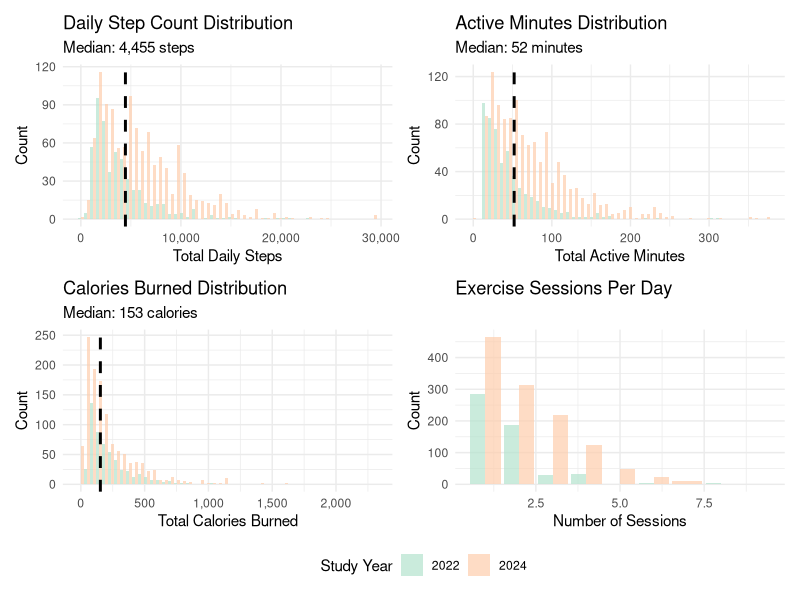
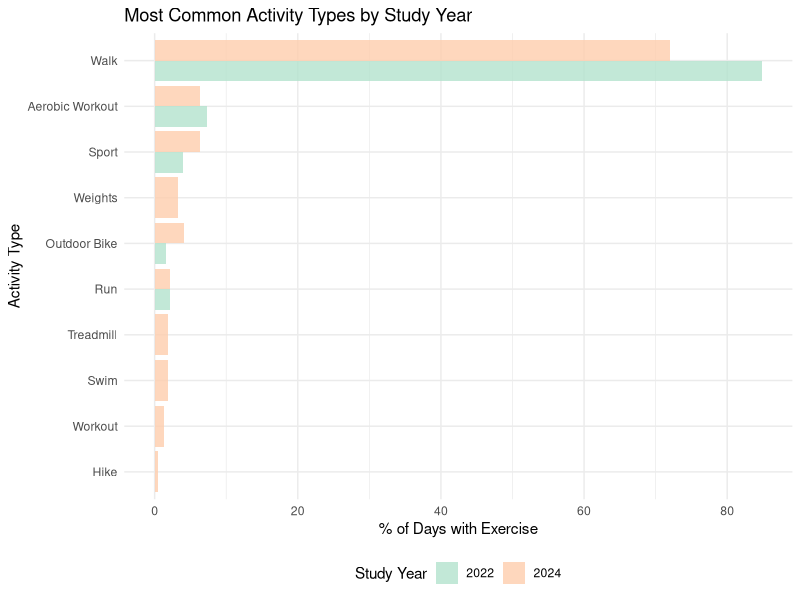
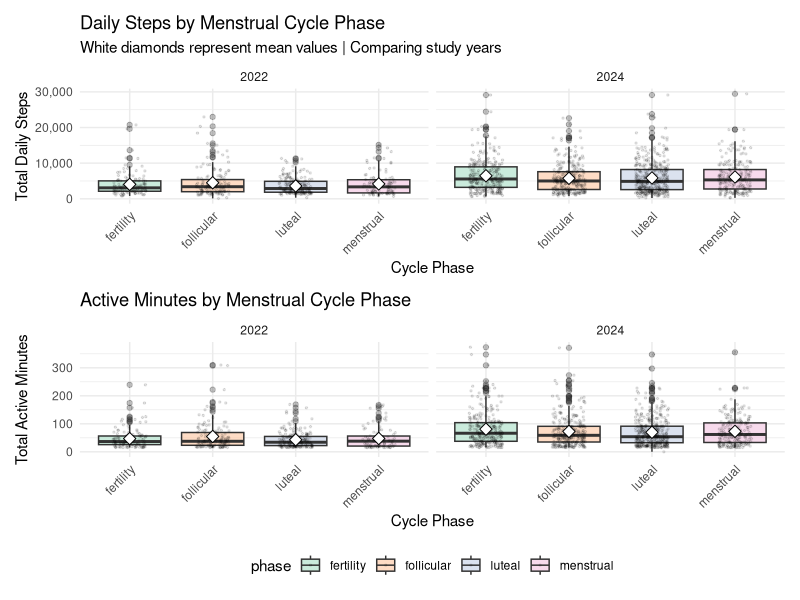
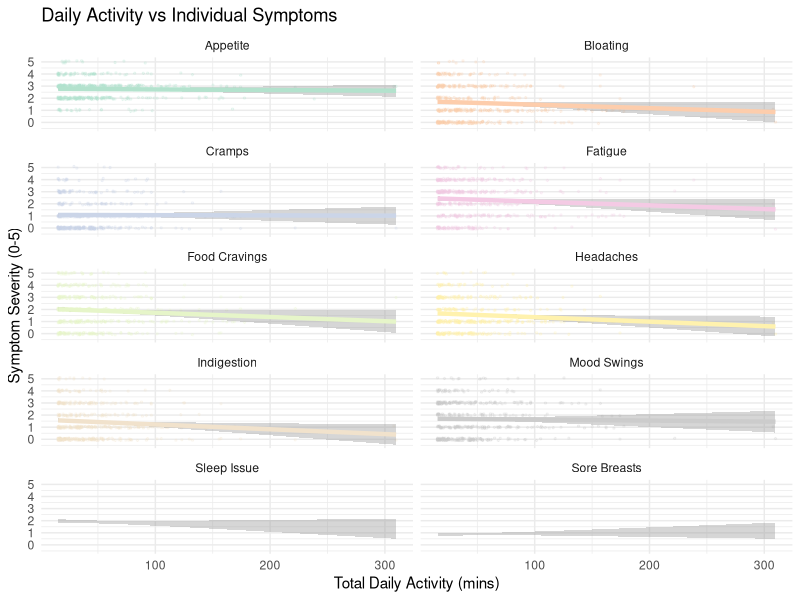
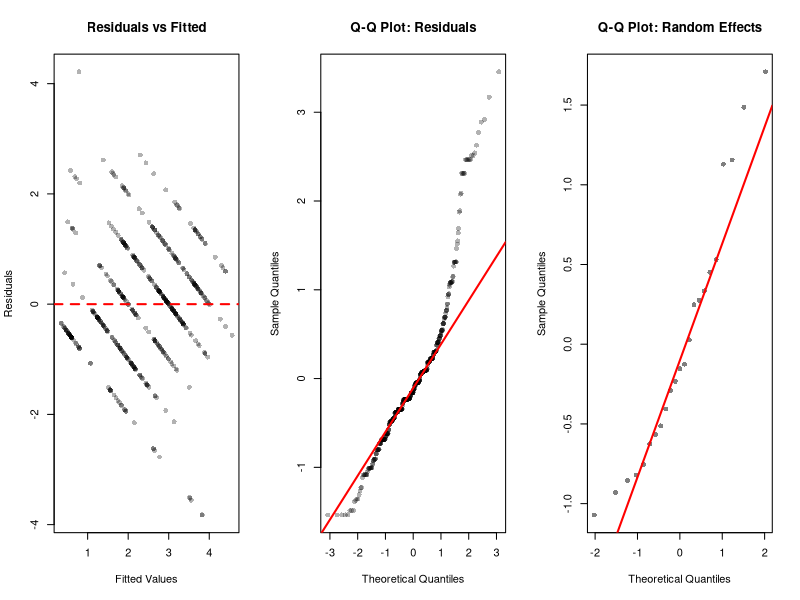

These figures' R source, in order:
## ---- chunk 1
# Loading libraries
library(tidyverse)
library(lme4)
library(lmerTest)
library(broom.mixed)
library(knitr)
library(kableExtra)
library(patchwork)
library(scales)

# Setting plot theme
theme_set(theme_minimal() + theme(legend.position = "bottom"))
options(
  ggplot2.discrete.colour = function(...) scale_colour_brewer(..., palette = "Pastel2"),
  ggplot2.discrete.fill   = function(...) scale_fill_brewer(..., palette = "Pastel2"),

  ggplot2.continuous.colour = function(...) scale_colour_distiller(..., palette = "PuRd"),
  ggplot2.continuous.fill   = function(...) scale_fill_distiller(..., palette = "PuRd")
)
## ---- chunk 2
# Outlier check: Identifying and viewing extreme observations
extreme_obs = read.csv("./clean_data/all_daily_data.csv") |> 
  distinct(id, study_interval, day_in_study, .keep_all = TRUE) |> 
  filter(total_steps >= 50000 | # unlikely to complete more than 50000 steps a day
         total_active_min >= 1440 | # cannot have active exercise minutes for more than 24 hours
         total_calories >= 10000) |> # unlikely to burn more than 10000 calories in a day
  select(id, study_interval, day_in_study, 
         total_steps, total_active_min, total_calories) |> 
  arrange(desc(total_steps))

# Displaying extreme observations
  kable(extreme_obs,
        caption = "Outliers with Extreme Values",
        col.names = c("ID", "Year", "Day", "Steps", "Active Min", 
                     "Calories")) |> 
  kable_styling(bootstrap_options = c("striped", "hover"))
## ---- chunk 3
# Loading data
all_daily_data = read.csv("./clean_data/all_daily_data.csv") |> 
  distinct(id, study_interval, day_in_study, .keep_all = TRUE)

# Exercise descriptives
overall_desc = all_daily_data |> 
  summarise(
    Variable = c("Daily Steps", "Active Minutes/Day", "Calories Burned", 
                 "Exercise Sessions/Day", "Days with Activity (%)"),
    Mean = c(mean(total_steps, na.rm = TRUE),
             mean(total_active_min, na.rm = TRUE),
             mean(total_calories, na.rm = TRUE),
             mean(n_sessions, na.rm = TRUE),
             NA),
    SD = c(sd(total_steps, na.rm = TRUE),
           sd(total_active_min, na.rm = TRUE),
           sd(total_calories, na.rm = TRUE),
           sd(n_sessions, na.rm = TRUE),
           NA),
    Median = c(median(total_steps, na.rm = TRUE),
               median(total_active_min, na.rm = TRUE),
               median(total_calories, na.rm = TRUE),
               median(n_sessions, na.rm = TRUE),
               NA),
    IQR = c(IQR(total_steps, na.rm = TRUE),
            IQR(total_active_min, na.rm = TRUE),
            IQR(total_calories, na.rm = TRUE),
            IQR(n_sessions, na.rm = TRUE),
            NA),
    Percent = c(NA, NA, NA, NA,
                mean(total_steps > 0, na.rm = TRUE) * 100)
  ) |> 
  mutate(
    Mean = ifelse(!is.na(Mean), sprintf("%.1f", Mean), ""),
    SD = ifelse(!is.na(SD), sprintf("%.1f", SD), ""),
    Median = ifelse(!is.na(Median), sprintf("%.1f", Median), ""),
    IQR = ifelse(!is.na(IQR), sprintf("%.1f", IQR), ""),
    Percent = ifelse(!is.na(Percent), sprintf("%.1f%%", Percent), "")
  )

kable(overall_desc,
      caption = "Descriptive Statistics: Exercise Metrics",
      align = c("l", "r", "r", "r", "r", "r")) %>%
  kable_styling(bootstrap_options = c("striped", "hover"), full_width = FALSE)
## ---- chunk 4
# Comparison by study year
year_comp = all_daily_data |> 
  group_by(study_interval) |> 
  summarise(
    `N Days` = n(),
    `N Participants` = n_distinct(id),
    `Mean Steps` = round(mean(total_steps, na.rm = TRUE), 0),
    `SD Steps` = round(sd(total_steps, na.rm = TRUE), 0),
    `Mean Active Min` = round(mean(total_active_min, na.rm = TRUE), 1),
    `SD Active Min` = round(sd(total_active_min, na.rm = TRUE), 1),
    `% Days Active` = round(mean(exercised_flag, na.rm = TRUE) * 100, 1)
  ) |> 
  rename(Year = study_interval)

kable(year_comp,
      caption = "Exercise Metrics by Study Year",
      align = c("c", rep("r", 7))) %>%
  kable_styling(bootstrap_options = c("striped", "hover"), full_width = FALSE)
## ---- chunk 5
# Symptom descriptives
symptom_desc = all_daily_data |> 
  summarise(
    across(c(cramps_score, fatigue_score, moodswing_score,
             sleepissue_score, bloating_score, appetite_score, 
             sorebreasts_score, foodcravings_score, indigestion_score),
           list(mean = ~mean(.x, na.rm = TRUE),
                sd = ~sd(.x, na.rm = TRUE),
                median = ~median(.x, na.rm = TRUE)),
           .names = "{.col}_{.fn}")
  ) |> 
  pivot_longer(everything(),
               names_to = c("symptom", ".value"),
               names_pattern = "(.+)_score_(.+)") %>%
  mutate(
    symptom = str_to_title(str_replace_all(symptom, "_", " ")),
    across(where(is.numeric), ~round(.x, 2))
  )

kable(symptom_desc,
      col.names = c("Symptom", "Mean", "SD", "Median"),
      caption = "Descriptive Statistics: Symptom Severity (0-5 scale)",
      align = c("l", "r", "r", "r")) %>%
  kable_styling(bootstrap_options = c("striped", "hover"), full_width = FALSE)
## ---- chunk 6

exercise_analysis = all_daily_data

p1 = ggplot(exercise_analysis |> filter(total_steps > 0, total_steps < 50000), 
             aes(x = total_steps, fill = factor(study_interval))) +
  geom_histogram(bins = 50, alpha = 0.7, position = "dodge") +
  geom_vline(xintercept = median(exercise_analysis$total_steps[exercise_analysis$total_steps > 0], na.rm = TRUE),
             linetype = "dashed", color = "black", linewidth = 1) +
  labs(title = "Daily Step Count Distribution",
       subtitle = paste("Median:", 
                       scales::comma(round(median(exercise_analysis$total_steps[exercise_analysis$total_steps > 0], na.rm = TRUE))), 
                       "steps"),
       x = "Total Daily Steps",
       y = "Count",
       fill = "Study Year") +
  scale_x_continuous(labels = scales::comma)

p2 = ggplot(exercise_analysis |> filter(total_active_min > 0), 
             aes(x = total_active_min, fill = factor(study_interval))) +
  geom_histogram(bins = 50, alpha = 0.7, position = "dodge") +
  geom_vline(xintercept = median(exercise_analysis$total_active_min[exercise_analysis$total_active_min > 0], na.rm = TRUE),
             linetype = "dashed", color = "black", linewidth = 1) +
  labs(title = "Active Minutes Distribution",
       subtitle = paste("Median:", 
                       round(median(exercise_analysis$total_active_min[exercise_analysis$total_active_min > 0], na.rm = TRUE), 1), 
                       "minutes"),
       x = "Total Active Minutes",
       y = "Count",
       fill = "Study Year")

p3 = ggplot(exercise_analysis |> filter(total_calories > 0), 
             aes(x = total_calories, fill = factor(study_interval))) +
  geom_histogram(bins = 50, alpha = 0.7, position = "dodge") +
  geom_vline(xintercept = median(exercise_analysis$total_calories[exercise_analysis$total_calories > 0], na.rm = TRUE),
             linetype = "dashed", color = "black", linewidth = 1) +
  labs(title = "Calories Burned Distribution",
       subtitle = paste("Median:", 
                       scales::comma(round(median(exercise_analysis$total_calories[exercise_analysis$total_calories > 0], na.rm = TRUE))), 
                       "calories"),
       x = "Total Calories Burned",
       y = "Count",
       fill = "Study Year") +
  scale_x_continuous(labels = scales::comma)

p4 <- ggplot(exercise_analysis |> filter(n_sessions > 0), 
             aes(x = n_sessions, fill = factor(study_interval))) +
  geom_bar(alpha = 0.7, position = "dodge") +
  labs(title = "Exercise Sessions Per Day",
       x = "Number of Sessions",
       y = "Count",
       fill = "Study Year")

(p1 + p2) / (p3 + p4) + 
  plot_layout(guides = "collect")

## ---- chunk 7
# Prepare activity types data
activities_long <- exercise_analysis |> 
  filter(!is.na(activity_types), activity_types != "", activity_types != "NA") |> 
  select(id, study_interval, day_in_study, activity_types) |> 
  mutate(
    # Clean activity types column
    activity_types = str_replace_all(activity_types, "\\n", ","),
    activity_types = str_replace_all(activity_types, "\"", "")
  ) |> 
  # Split comma-separated activities into rows
  separate_rows(activity_types, sep = ",") |> 
  mutate(
    activity_types = str_trim(activity_types),
    activity_types = str_to_title(activity_types)
  ) |> 
  filter(activity_types != "", activity_types != "Na")

activities_long

# Count activities by year
activity_counts <- activities_long %>%
  group_by(study_interval, activity_types) %>%
  summarise(n_days = n(), .groups = "drop") %>%
  group_by(study_interval) %>%
  mutate(pct = n_days / sum(n_days) * 100) %>%
  ungroup()

# Get top 10 activities
top_activities <- activity_counts %>%
  group_by(activity_types) %>%
  summarise(total = sum(n_days)) %>%
  arrange(desc(total)) %>%
  slice(1:10) %>%
  pull(activity_types)

activity_counts_top <- activity_counts %>%
  filter(activity_types %in% top_activities)

# Plot 1: Activity type frequency by year
p1 <- ggplot(activity_counts_top, 
             aes(x = reorder(activity_types, pct), y = pct, 
                 fill = factor(study_interval))) +
  geom_col(position = "dodge", alpha = 0.8) +
  coord_flip() +
  labs(title = "Most Common Activity Types by Study Year",
       x = "Activity Type",
       y = "% of Days with Exercise",
       fill = "Study Year") +
  theme_minimal() +
  theme(legend.position = "bottom")

p1
## ---- chunk 8

p1 = ggplot(exercise_analysis |> filter(!is.na(phase), total_steps > 0, total_steps < 50000), 
             aes(x = phase, y = total_steps, fill = phase)) +
  geom_boxplot(alpha = 0.7, outlier.alpha = 0.3) +
  geom_jitter(width = 0.2, alpha = 0.1, size = 0.5) +
  stat_summary(fun = mean, geom = "point", shape = 23, size = 3, fill = "white") +
  facet_wrap(~study_interval, ncol = 2) +  # Side by side
  labs(title = "Daily Steps by Menstrual Cycle Phase",
       subtitle = "White diamonds represent mean values | Comparing study years",
       x = "Cycle Phase",
       y = "Total Daily Steps") +
  scale_y_continuous(labels = comma) +
  theme(legend.position = "bottom",
        axis.text.x = element_text(angle = 45, hjust = 1))

p2 = ggplot(exercise_analysis |> filter(!is.na(phase), total_active_min > 0), 
             aes(x = phase, y = total_active_min, fill = phase)) +
  geom_boxplot(alpha = 0.7, outlier.alpha = 0.3) +
  geom_jitter(width = 0.2, alpha = 0.1, size = 0.5) +
  stat_summary(fun = mean, geom = "point", shape = 23, size = 3, fill = "white") +
  facet_wrap(~study_interval, ncol = 2) +
  labs(title = "Active Minutes by Menstrual Cycle Phase",
       x = "Cycle Phase",
       y = "Total Active Minutes") +
  theme(legend.position = "bottom",
        axis.text.x = element_text(angle = 45, hjust = 1))

p1 / p2 + plot_layout(guides = "collect")
## ---- chunk 9
symptoms_long = exercise_analysis |> 
  filter(total_active_min > 0) |> 
  select(id, total_active_min, appetite_score, sorebreasts_score, sleepissue_score, cramps_score, fatigue_score, 
         headaches_score, moodswing_score, foodcravings_score, indigestion_score, bloating_score) |> 
  pivot_longer(cols = ends_with("_score"), 
               names_to = "symptom", 
               values_to = "severity") |> 
  filter(!is.na(severity)) |> 
  mutate(symptom = case_when(
    symptom == "appetite_score" ~ "Appetite",
    symptom == "sorebreasts_score" ~ "Sore Breasts",
    symptom == "sleepissue_score" ~ "Sleep Issue",
    symptom == "cramps_score" ~ "Cramps",
    symptom == "fatigue_score" ~ "Fatigue",
    symptom == "headaches_score" ~ "Headaches",
    symptom == "moodswing_score" ~ "Mood Swings",
    symptom == "foodcravings_score" ~ "Food Cravings",
    symptom == "indigestion_score" ~ "Indigestion",
    symptom == "bloating_score" ~ "Bloating"
  ))

p4 = ggplot(symptoms_long, 
             aes(x = total_active_min, y = severity, color = symptom)) +
  geom_jitter(alpha = 0.2, size = 0.5, height = 0.1) +
  geom_smooth(method = "lm", se = TRUE, linewidth = 1.5) +
  facet_wrap(~symptom, ncol = 2) +
  labs(title = "Daily Activity vs Individual Symptoms",
       x = "Total Daily Activity (mins)",
       y = "Symptom Severity (0-5)") +
  scale_x_continuous(labels = comma) +
  scale_y_continuous(breaks = 0:5) +
  theme(legend.position = "none")

p4
## ---- chunk 10

# Model 1: Exercise → cramps
model_cramps = lmer(cramps_score ~ total_active_min + phase + (1|id), 
                     data = exercise_analysis,
                     REML = FALSE)
summary(model_cramps)

# Model 2: Exercise → fatigue
model_fatigue = lmer(fatigue_score ~ total_active_min + phase + (1|id), 
                     data = exercise_analysis,
                     REML = FALSE)
summary(model_fatigue)

# Model 3: Exercise → stress
model_stress = lmer(stress_score ~ total_active_min + phase + (1|id), 
                     data = exercise_analysis,
                     REML = FALSE)
summary(model_stress)

# Model 4: Exercise → mood swings
model_mood = lmer(moodswing_score ~ total_active_min + phase + (1|id), 
                     data = exercise_analysis,
                     REML = FALSE)
summary(model_mood)

# Model 5: Exercise → sleep issues
model_sleep = lmer(sleepissue_score ~ total_active_min + phase + (1|id), 
                     data = exercise_analysis,
                     REML = FALSE)
summary(model_sleep)

# Model 6: Exercise → bloating
model_bloating = lmer(bloating_score ~ total_active_min + phase + (1|id), 
                     data = exercise_analysis,
                     REML = FALSE)
summary(model_bloating)

# Model 7: Exercise → appetite
model_appetite = lmer(appetite_score ~ total_active_min + phase + (1|id), 
                     data = exercise_analysis,
                     REML = FALSE)
summary(model_appetite)

# Model 8: Exercise → sore breasts
model_sorebreasts = lmer(sorebreasts_score ~ total_active_min + phase + (1|id), 
                     data = exercise_analysis,
                     REML = FALSE)
summary(model_sorebreasts)

# Model 9: Exercise → food cravings
model_foodcravings = lmer(foodcravings_score ~ total_active_min + phase + (1|id), 
                     data = exercise_analysis,
                     REML = FALSE)
summary(model_foodcravings)

# Model 10: Exercise → indigestion
model_indigestion = lmer(indigestion_score ~ total_active_min + phase + (1|id), 
                     data = exercise_analysis,
                     REML = FALSE)
summary(model_indigestion)

## ---- chunk 11
# Cleaning results:
# Extract coefficients for exercise effect
results_summary = bind_rows(
  tidy(model_cramps, effects = "fixed") %>% mutate(outcome = "Cramps"),
  tidy(model_fatigue, effects = "fixed") %>% mutate(outcome = "Fatigue"),
  tidy(model_stress, effects = "fixed") %>% mutate(outcome = "Stress"),
  tidy(model_mood, effects = "fixed") %>% mutate(outcome = "Mood swings"),
  tidy(model_sleep, effects = "fixed") %>% mutate(outcome = "Sleep issues"),
  tidy(model_bloating, effects = "fixed") %>% mutate(outcome = "Bloating"),
  tidy(model_appetite, effects = "fixed") %>% mutate(outcome = "Appetite"),
  tidy(model_indigestion, effects = "fixed") %>% mutate(outcome = "Indigestion"),
  tidy(model_sorebreasts, effects = "fixed") %>% mutate(outcome = "Sore breasts"),
  tidy(model_foodcravings, effects = "fixed") %>% mutate(outcome = "Food cravings")
) %>%
  filter(term == "total_active_min") %>%
  select(outcome, estimate, std.error, statistic, p.value) %>%
  mutate(
    significant = ifelse(p.value < 0.05, "Yes", "No"),
    p.value = format.pval(p.value, digits = 3, eps = 0.001)
  )

knitr::kable(results_summary)
## ---- chunk 12

# Three essential plots
par(mfrow = c(1, 3))

# 1. Residuals vs Fitted (linearity + homoscedasticity)
plot(fitted(model_fatigue), resid(model_fatigue),
     xlab = "Fitted Values", ylab = "Residuals",
     main = "Residuals vs Fitted",
     pch = 16, col = rgb(0, 0, 0, 0.3))
abline(h = 0, col = "red", lty = 2, lwd = 2)

# 2. Q-Q Plot (normality of residuals)
qqnorm(resid(model_cramps), main = "Q-Q Plot: Residuals",
       pch = 16, col = rgb(0, 0, 0, 0.3))
qqline(resid(model_cramps), col = "red", lwd = 2)

# 3. Q-Q Plot (normality of random effects)
qqnorm(ranef(model_cramps)$id[,1], main = "Q-Q Plot: Random Effects",
       pch = 16, col = rgb(0, 0, 0, 0.5))
qqline(ranef(model_cramps)$id[,1], col = "red", lwd = 2)

par(mfrow = c(1, 1))
